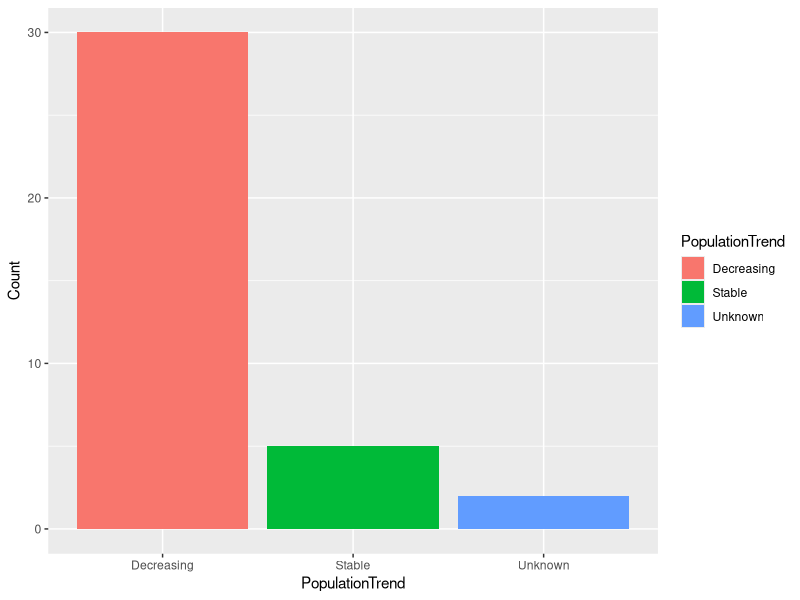
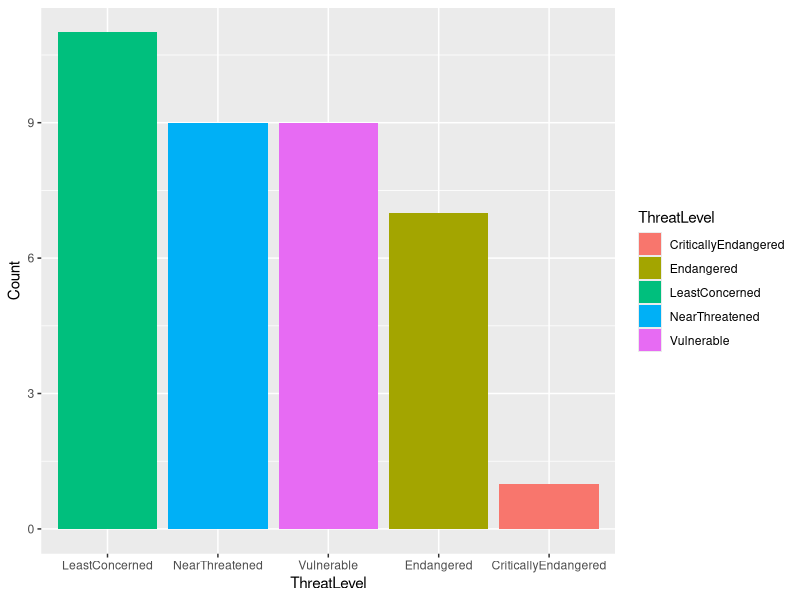
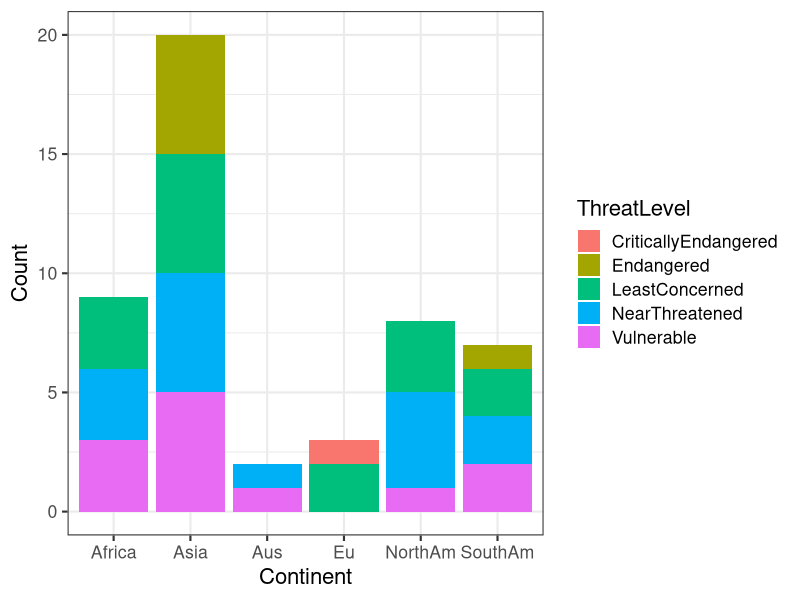

Source code (R) for these figures, in order:
#define read.table for population trend count
df <- read.table(text='Count    PopulationTrend
2  Unknown 
5 Stable
30  Decreasing', header=TRUE)

library("ggplot2")
#plot population trend onto a bar graph
ggplot(data=df, aes(x=PopulationTrend, y=Count)) + 
  geom_bar(aes(fill=PopulationTrend), stat="identity")

#define read.table for threatlevel count 
df <- read.table(text='Count    ThreatLevel
9  Vulnerable
7 Endangered
1 CriticallyEndangered
9 NearThreatened
11  LeastConcerned', header=TRUE)

library("ggplot2")
#order x axis values
ThreatLevel <- c("LeastConcerned", "NearThreatened", "Vulnerable", "Endangered", "CriticallyEndangered")
#plot threatlevel trend onto bar graph
ggplot(data=df, aes(x = ThreatLevel, y=Count)) + 
  scale_x_discrete(limits = ThreatLevel) + 
  geom_bar(aes(fill=ThreatLevel), stat="identity")

#read table with species separated by threat and continent
df <- read.table(text='Count    ThreatLevel  Continent
                3 LeastConcerned  NorthAm
4 NearThreatened  NorthAm
1 Vulnerable  NorthAm
2 LeastConcerned  SouthAm
2 NearThreatened  SouthAm
2 Vulnerable  SouthAm
1 Endangered  SouthAm
2 LeastConcerned  Eu
1 CriticallyEndangered  Eu
5 LeastConcerned  Asia
5 NearThreatened  Asia
5 Vulnerable  Asia
5 Endangered  Asia
3 LeastConcerned  Africa
3 NearThreatened  Africa
3 Vulnerable  Africa
1 NearThreatened  Aus
1 Vulnerable  Aus', header=TRUE)

#plot using ggplot
require(ggplot2)
p <- ggplot(df, aes(Continent, Count, fill=ThreatLevel)) + 
    geom_bar(stat='identity') +
    theme_bw(base_size=16)
print(p)
